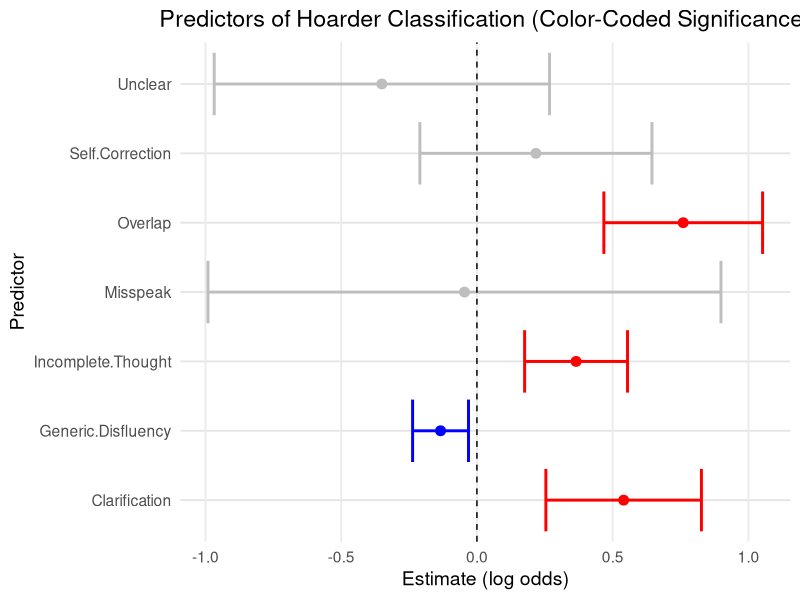

Here is the R script that generated this plot:
library(ggplot2)

# Data frame with predictors, estimates, SEs
coef_df <- data.frame(
  Predictor = c("Generic.Disfluency","Misspeak","Incomplete.Thought",
                "Clarification","Unclear","Overlap","Self.Correction"),
  Estimate = c(-0.13398, -0.04586, 0.36519, 0.54045, -0.35011, 0.75987, 0.21729),
  SE = c(0.05252, 0.48203, 0.09668, 0.14618, 0.31509, 0.14915, 0.21805)
)

# Compute confidence intervals
coef_df$CI_low <- coef_df$Estimate - 1.96 * coef_df$SE
coef_df$CI_high <- coef_df$Estimate + 1.96 * coef_df$SE

# Add significance manually (based on p-values from your output)
coef_df$Significance <- c("Significant Negative", "Not Significant", 
                          "Significant Positive", "Significant Positive", 
                          "Not Significant", "Significant Positive", 
                          "Not Significant")

# Define colors: red = significant positive, blue = significant negative, gray = non-significant
coef_df$Color <- ifelse(coef_df$Significance == "Significant Positive", "red",
                        ifelse(coef_df$Significance == "Significant Negative", "blue", "gray"))

# Plot
ggplot(coef_df, aes(x = Estimate, y = Predictor, color = Color)) +
  geom_point(size = 3) +
  geom_errorbar(aes(xmin = CI_low, xmax = CI_high),
                height = 0.2, linewidth = 1,
                orientation = "y") +
  geom_vline(xintercept = 0, linetype = "dashed") +
  scale_color_identity() +
  theme_minimal(base_size = 14) +
  labs(x = "Estimate (log odds)", 
       y = "Predictor",
       title = "Predictors of Hoarder Classification (Color-Coded Significance)") +
  theme(panel.grid.minor = element_blank(),
        panel.grid.major.y = element_line(color = "gray90"),
        plot.title = element_text(hjust = 0.5))
